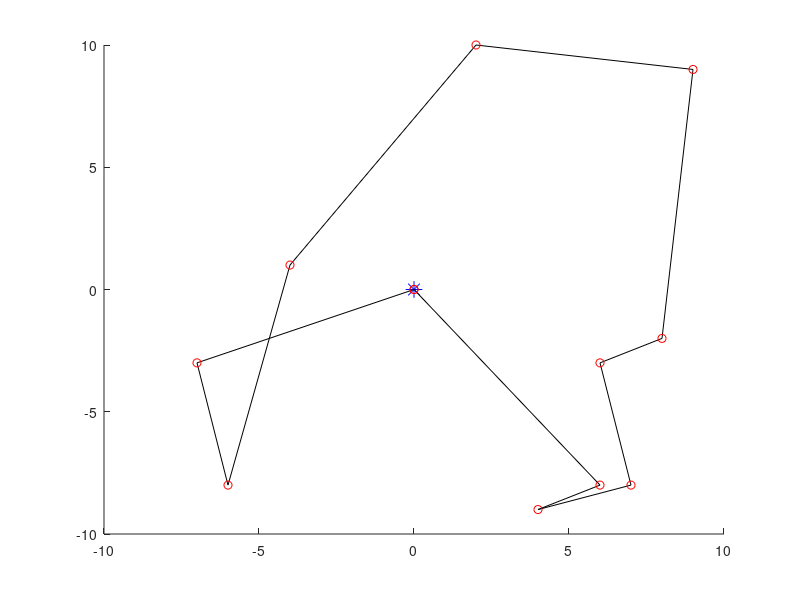
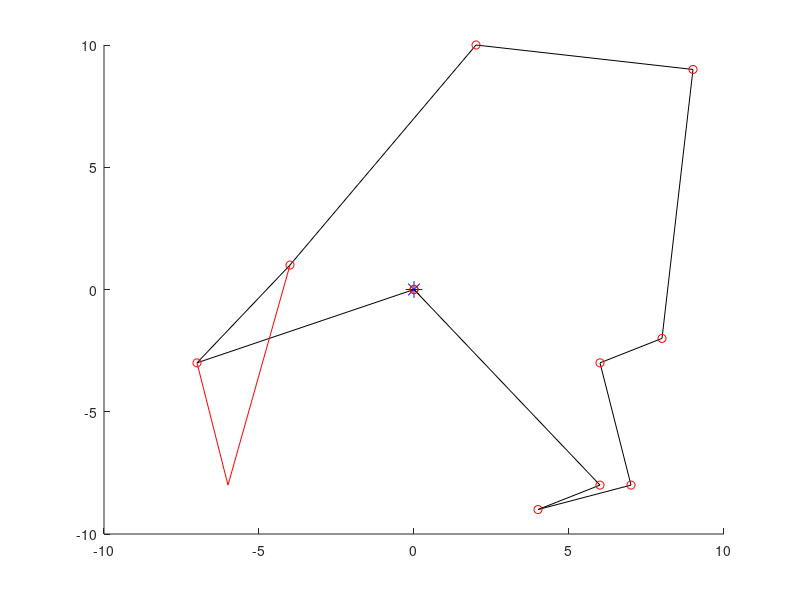
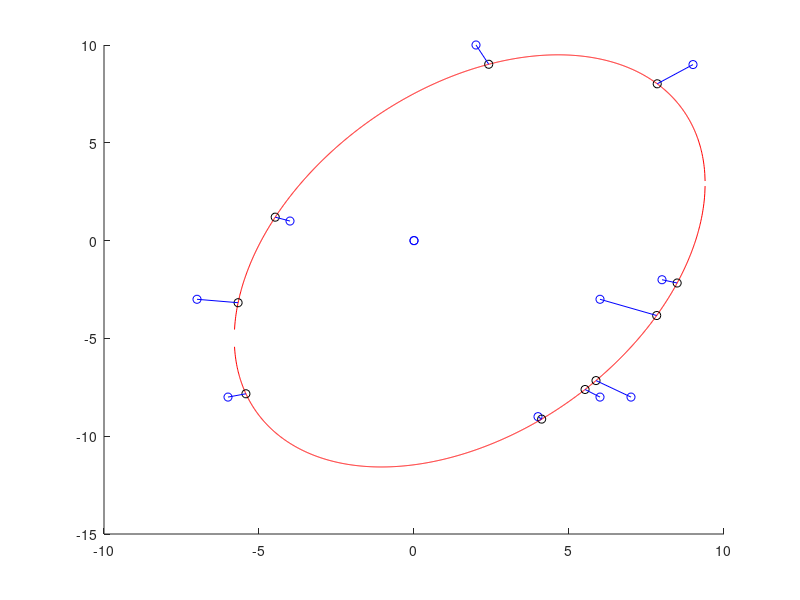

Here is the MATLAB script that generated these plots, in order:
function[] = TDRA( )
% This main function will execute the entirety of the Truck and Drone 
% routing algorithm. 

%%%
% When it comes to calculating the "travel time between two customers" we will 
% use the distance between the two nodes for trucks. When calculating the 
% travel time between two customers by UAV, we will use the distance but 
% divided by a speed factor of 1.5.
%%%

    % Variables 
    %      C0            Set of customer locations with depot as the starting
    %                     location where C0.x is the x location of the
    %                     customers and C0.y is the y locations of the
    %                     customers. 
    %       c            Number of customers
    %       U            Set of drones
    %       u            Number of drones
    % aafDistancesTruck  Travel times between two customers i & j by truck
    %     soln           Our representation of the solution where:
    %                      ansoln.Part1 represents the sequence of customers
    %                          visited by the truck
    %                      ansoln.Part2 represents the assignment of
    %                          customers to UAVs & also the sequence of
    %                          visits by each UAV
    %                      ansoln.Part3 represents the launch locations of
    %                          each UAV for every flight
    %                      ansoln.Part4 represents the reconvene locations of
    %                          each UAV for every flight
    %       Rmax         Maximum number of iterations that our heuristic
    %                      will run
    %       WeightInfo   The weight of each heuristic which serves as an
    %                      indicator of the performance of the heuristic

    
    
    
    % Generate customer locations
%     C0.x = (50 - -50)*rand(1, 4) + -50;
%     C0.y = (50 - -50)*rand(1, 4) + -50;
%     C0.x = [ 0 -10 0 0 ]; % we treat the first slot as the depot;
%     C0.y = [ 0 0 -10 -5 ];  % we treat the first slot as the depot;
%     C0.x = [ 0 randi([-10, 10], 1, 10) 0 ];
%     C0.y = [ 0 randi([-10, 10], 1, 10) 0 ];
    
    C0.x = [ 0 -4 -7 -6 4 6 2 9 8 7 6 0 ];
    C0.y = [ 0 1 -3 -8 -9 -3 10 9 -2 -8 -8 0];
    
% %          0  1  2  3  4  0   Customer ID
% %          1  2  3  4  5  6   Indices
%     C0.x = [ 0  8  6 -7  1  0 ];
%     C0.y = [ 0 -2 -3 -3  2  0 ];

%            0  1  2  3  4  5  6  0  Customer ID
%            1  2  3  4  5  6  7  8  Indices
%     C0.x = [ 0 -2 -3  2  2  7 -4  0 ]; 
%     C0.y = [ 0  4  1  4  3  1  3  0 ]; 

% 
%     C0.x = [0, 1, 2, 3, 3, 2, 1, 0 ]
%     C0.y = [0, 1, 1, 0.1, -1, -1, -1, 0]

%%%%%%%%%%%%%%%%%%%%%%%%Testing ellipse fitting %%%%%%%%%%%%%%%%%%%%%%%%
% Slanted ellipse
%     C0.x = [ 1, 2, 3, 4, 4.5, 5, 5.5, 6, 6, 5.7, 5.5, 5, 4, 3, 1, ...
%              -1, -3, -6, -7, -7.5, -7, -6, ...
%              -3, -2, -1, -4, -5];
%     C0.y = [ 7, 6, 5, 4, 3, 2, 0.5, -1, -1.5, -3.5, -4, -5, -5.3, -5.2, -4.5,...
%              8, 8, 7, 6, 4, 2, 0, ...
%              -2.5, -3, -3.5, -1.5, -1];
    

% Ellipse along x axis; This works well 
%     C0.x = [ -3, -2.5, -2, -1.5, -1, -.5, 0, .5, 1, 1.5, 2, 2.5, 3, -3, -2.5, -2, -1.5, -1, -.5, 0, .5, 1, 1.5, 2, 2.5, 3 ];
%     C0.y = [ 0.54, 1.06, 1.34, 1.52, 1.64, 1.71, 1.73, 1.71, 1.64, 1.54, 1.34, 1.06, .54, -0.54, -1.06, -1.34, -1.52, -1.64, -1.71, -1.73, -1.71, -1.64, -1.54, -1.34, -1.06, -.54 ];

% Ellipse along y axis
%     C0.x = [ 0 [ -2 : 0.5 : 2 ] [ -2 : 0.5 : 2 ] 0]
%     C0.y = [0 sqrt( 1 - (C0.x(1 : 9).^2)/4 ) [ -1*sqrt( 1 - (C0.x(10 : 18).^2)/4 ) ] 0 ]
    



    % Plot the customer locations
%     hold on
%     figure( 1 );
%     plot(0,0,'b*', 'MarkerSize', 12)
%     plot(C0.x, C0.y, 'bo')
%     hold off

    
    % Numbers of customers (excluding the depot) 
    c = length(C0.x) - 2;
    
    % Number of drones
    U = [1, 2];
    u = length(U);
    
    % Initial and final temperature (Inputs for SA)
    T0 = 90;
    TFinal = 0.01; 
    Beta_SA = 0.99;
    Imax = 20;
    
    % Calculate the distances between each all points
    % Here, our first row of the columns is how far our depot is from each 
    % of the customers. 
    aafDistances = calculateDistances(C0.x, C0.y);
    
    
    % Initialize solution data structure
    soln.anPart1 = zeros(1, length(C0.x));  % the Truck Route
    soln.anPart2 = [-1];  % Assignment of customers to UAVs
    soln.anPart3 = [-1];  % Launch locations of the UAVs
    soln.anPart4 = [-1];  % Reconvene locations of the UAVs
    
    
    % Generate initial solution s, to the STRPD based on SA
    s = simulatedAnnealing(c, aafDistances, soln, T0, TFinal, Beta_SA, Imax, u);
    
%%%%%%%%%%%%%%%%%%%%%%%%%%%%%%%%%%%%%%%%%%%%%%%%%%%%%%%%%%%%%%%%%%%%%%%%
    % Test plotting our path with drones
    % THis is correct btw
%     s.anPart1 = [ 0 4 2 3 0 ];
%     s.anPart3 = [ 2 -1 ];   % These indices refer to the cell number in part 1, so this is wrong. 
%     s.anPart2 = [ 1 -1 ];   % visits customer 1
%     s.anPart4 = [ 3 -1 ];   % returns to index 2 of s.anPart1 (which is customer 3)
% 
%     s.anPart1 = [ 0 4 3 1 2 0 ];    % MOST RECENT TEST
%     s.anPart3 = [ 1 -1 4 ];
%     s.anPart2 = [ 5 -1 6 ];
%     s.anPart4 = [ 3 -1 5 ]; 
    
%     s.anPart1 = [ 0 4 2 0 ];
%     s.anPart3 = [ 2 3 -1 ];   % These indices refer to the cell number in part 1, so this is wrong. 
%     s.anPart2 = [ 1 3 -1 ];   % visits customer 1
%     s.anPart4 = [ 3 4 -1 ];   % returns to index 2 of s.anPart1 (which is customer 3)

%     s.anPart1 = [ 0 4 2 0 ];
%     s.anPart3 = [ 2 -1 3 ];   % These indices refer to the cell number in part 1, so this is wrong. 
%     s.anPart2 = [ 1 -1 3 ];   % visits customer 1
%     s.anPart4 = [ 3 -1 4 ];   % returns to index 2 of s.anPart1 (which is customer 3)

%     s.anPart1 = [ 0 4 2 0 ];
%     s.anPart3 = [ 2 -1 3 ];   % These indices refer to the cell number in part 1, so this is wrong. 
%     s.anPart2 = [ 1 -1 3 ];   % visits customer 1
%     s.anPart4 = [ 3 -1 4 ];   % returns to index 2 of s.anPart1 (which is customer 3)
%%%%%%%%%%%%%%%%%%%%%%%%%%%%%%%%%%%%%%%%%%%%%%%%%%%%%%%%
%%%%%%%%%%%%%%%%%%%%%%%%%%%%%%%%%%%%%%%%%%%%%%%%%%%%%%%%%%%%%%%%%%%%%%%%

    % Plot the truck and drone route
    plot_route( C0, s, 1);
    
    
    % Initialize best solution, the rsult of the best solution, the 
    % iteration number, and the temperature
    s_best = s;
    fs_best = f(aafDistances, s_best, u);
    
    
    % Elliptical stuff
    solnOut = ellipticalCustomerAssignment( s_best, C0, u);
    
    % ALAN FIX THIS
    % The reason our plot isn't working too well is because for whatever
    % reason, the solnOut is choosing to return to a customer location that
    % is further away than the one it should be returning to . 
    hold on; 
    plot_route( C0, solnOut, 4)
    hold off; 
    
    f(aafDistances, solnOut, u)

    % This is line 4 of Algorithm 1: Outline of the TDRA
    solnTest = apply_heuristic_2_opt(solnOut, C0, aafDistances)

    WeightInfo = weight_init();

    Rmax = 10; 
    for iIter = 1 : Rmax
        nHeuristic = select_heuristic(WeightInfo);
    end
    
end

%%%%%%%%%%%%%%%%%%%%%%%%%%%%%%%%%%%%%%%%%%%%%%%%%%%%%%%%%%%%%%%%%%%%%%%%%%%
function[ ] = plot_route( C0, s, fig_num ) 
% plot_route will take in the customer locations & the initial solution
% produced via the Simulated annealing method. It will then plot the route 
% the truck will take. 
% Input 
%   C0      The locations of all the customers
%   s       The route we are plotting 
%   u       The number of drones 
%  fig_num  The number of the figure
% Output
%   

    % Variables
    %    a, b     Placeholder variables for the coordinates 
    %  nCustInd   counter to keep track of the customer indices 
    
    % Plot the truck route
    nCustInd = 2;
    a = [ 0 ]; 
    b = [ 0 ]; 
    
    % Fill in these a and b arrays
%     for i = s.anPart1( 2 : length(C0.x) - 1 )
    for i = s.anPart1( 2 : length(s.anPart1) - 1)
        a(nCustInd) = C0.x(i+1);
        b(nCustInd) = C0.y(i+1);
        nCustInd = nCustInd + 1; 
        a;
        b;
    end

    a(end + 1) = 0;
    b(end + 1) = 0;


        
    % Initialize the coords visited by the drones
    aanDrones = zeros(length(s.anPart2)-1, 6);
    
    C0;
    s; 
    % Fill in this matrix
    for iCustomer = 1 : length(s.anPart2)        
        if s.anPart2(iCustomer) == -1
            aanDrones( iCustomer, : ) = -1*ones(1, 6);
%             aanDrones = [ aanDrones ; -1*ones(1, 6) ]
            
        else
            aanDrones(iCustomer, 1) = C0.x(s.anPart1(s.anPart3(iCustomer)) + 1);
            aanDrones(iCustomer, 4) = C0.y(s.anPart1(s.anPart3(iCustomer)) + 1);

            aanDrones(iCustomer, 3) = C0.x(s.anPart1(s.anPart4(iCustomer)) + 1);
            aanDrones(iCustomer, 6) = C0.y(s.anPart1(s.anPart4(iCustomer)) + 1);

            aanDrones(iCustomer, 2) = C0.x(s.anPart2(iCustomer) + 1);
            aanDrones(iCustomer, 5) = C0.y(s.anPart2(iCustomer) + 1);
        end
    end
    
    
    
    % Plot the drone route
    aColors = ["r--", "b--", "g--", "k--", "m--"];
        
    % 
    aDimensions = size(aanDrones);
    
    % Plot this stuff
    figure(fig_num)
    hold on; 
    plot(0,0,'b*', 'MarkerSize', 12)
    plot(a, b, 'k-')
    plot(a, b, "ro")
    
    iDrone = 1; 
    for iRow = 1 : aDimensions 
        x = [ 0 ];
        y = [ 0 ]; 
        
        if aanDrones(iRow, 1) == -1
            iDrone = iDrone + 1; 
        else
            for iCol = 1 : 3
                x(iCol) = aanDrones(iRow, iCol);
                y(iCol) = aanDrones(iRow, iCol+3);
            end
            
            plot(x, y, aColors(iDrone));
        end
    end
    hold off; 
end

function[ aafDistances ] = calculateDistances( x, y )
% calculateDistances will calculate the distances between all the points 
%   on the graph
% INPUT
%   x, y   the x and y coordinates of the customers
% OUTPUT
%   aafDistances   An array of distances where D_ij is the distance between 
%                    house i and house j; this matrix should be symmetric

    % Variables
    %
    
    % Initialize the distances array
    aafDistances = zeros(length(x));
    
    % Calculate the distances
    for i = 1 : length(x)
        for j = 1 : length(x)
            aafDistances( i, j ) = sqrt( (x(i) - x(j))^2 + (y(i) - y(j))^2 );
        end
    end
    
end

function[ s_best ] = ...
    simulatedAnnealing( c, aafDistances, soln, T0, TFinal, Beta_SA, Imax, u)
% simulatedAnnealing function will take in an array of distances 
% and will generate a random TRP (traveling repairman problem).
% INPUT
%   c              The length of the soln
%  aafdistances    Array of distances between customers
%  soln            Data structure of solution
%   T0             The initial temperature
%   TFinal         The final temperature we want to approach
%  Beta_SA         The cooling schedule for our simulated annealing
%   Imax           The maximum number of iterations
%   u              The numebr of drones
% OUTPUT
%  s_best          Returns the best solution to the TRP 


    % Variables
    %  soln       Data structure with solutions parts 1, 2, 3, and 4 
    %     s       Solution to the TRP problem
    %  s_best     Best solution
    % fs_best     The result of the best solution7
    %     T       The current temperature of our simulated annealing
    

    % Initialize our current and final temperatures
    T = T0;     
    
    % Generate a ranomd TRP (Traveling Repairman Problem) 
    % randomly insert all customers into vector    
    soln.anPart1 = [ 0 randperm(c) 0 ];
    s = soln; % create duplicate of soln for comparison
    
    % Initilaize the best solution and the best result 
    s_best = s;
    fs_best = f(aafDistances, s, u); 
    
    sPrime = soln;
    
    % Run the simulated annealing process
    while T > TFinal
        for i = 1 : Imax 
            % Find neighbor to s
            sPrime.anPart1 = neighbor(s);
            

            
            % Check if neighbor is better than current solution 
            diff = fs_best - f(aafDistances, sPrime, u);
            
            % Check if neighbor is better
            if f(aafDistances, sPrime, u) < f(aafDistances, s_best, u)
                s_best.anPart1 = sPrime.anPart1;
                fs_best = f(aafDistances, sPrime, u); 
            end
            
            % Boltzmann probability time babbbyyyy
            if rand() < exp(-abs(diff) / T)
                s.anPart1 = sPrime.anPart1;
            end
            
        end
        
        % Cooling schedule
        T = Beta_SA * T; 
    end
    
    
    
end

function[ solnOut ] = ellipticalCustomerAssignment( solnIn, C0, k )
% The ellipticalCustomerAssignment heuristic function will take in a soln
% and then will return another solution. 

% INPUT
%  solnIn      This is the input solution
%  C0          The locations (coordinates) of the customers
%  k           Number of drones
% OUTPUT
%  solnOut     This is the output solution

    % VARIABLES
    %    D        The design matrix
    %    C        The constraint matrix
    %    S        Scatter matrix
    %    V        Matrix with columns being the eigenvectors
    %    D        Matrix where diagonals are eigenvalues
    %    g        Anonymous function for distance from point to conic
    %    h        Anonymous function for distance between two points
    % aVectorScaled  The parameters that create our ellipse
    % anSortedTruckCustomers   Vector of truck customers sorted by distance
    %                          to ellipse
    % aafDistances  Get the distances between all the points
    
    
    % Create matrix of distances
    aafDistances = calculateDistances(C0.x, C0.y);
    
    % Assign initial variables 
    solnOut = solnIn; 
    fSolnOut = f( aafDistances, solnIn, k);
    
    % Fit an ellipse to C0 
    % First create our design matrix
    D = zeros(length(C0.x) - 1, 6);
    for iRow = 1 : length(C0.x) - 1
        D( iRow, 1 ) = (C0.x(iRow))^2;
        D( iRow, 2 ) = C0.x(iRow) * C0.y(iRow);
        D( iRow, 3 ) = (C0.y(iRow))^2;
        D( iRow, 4 ) = C0.x(iRow);
        D( iRow, 5 ) = C0.y(iRow);
        D( iRow, 6 ) = 1;
        

    end
    
    
    % Next our constraint matrix
    C = zeros(6); 
    C(1, 3) = 2;
    C(3, 1) = 2;
    C(2, 2) = -1; 
    
    % Create scatter matrix
    S = D' * D;
    
    % Find our eigenvalues and eigenvectors
    [ eigenvector, eigenvalue ] = eig( S, C );
    
    % Find the smallest eigenvalue
    fMinDiag = inf;
    for iDiagonal = 1 : 6
        if eigenvalue(iDiagonal, iDiagonal) > 1e-6 && eigenvalue(iDiagonal, iDiagonal) < fMinDiag
            iMinDiag = iDiagonal;
            fMinDiag = eigenvalue(iDiagonal, iDiagonal);
        end
    end
    
    
    % Scale the parameters so that a'C*a = 1
    aVector = eigenvector( :, iMinDiag );
    fScaling = aVector' * C * aVector;
    aVectorScaled = aVector / sqrt(fScaling);
        
    
    % This function gives us the algebraic distance of any point (x, y)
    % from the conic. 
    g = @( a, x, y) (a(1)*x.^2 + a(2).*x.*y + a(3)*y.^2 + a(4)*x + a(5)*y + a(6));
    
    
    % Create functions from the quadratic formulas    
    fplus  = @(a, x) ( -(a(2)*x + a(5)) + sqrt( (a(2)*x + a(5)).^2 - 4*a(3)*(a(1)*x.^2 + a(4)*x + a(6)) ) ) / (2*a(3));
    fminus = @(a, x) ( -(a(2)*x + a(5)) - sqrt( (a(2)*x + a(5)).^2 - 4*a(3)*(a(1)*x.^2 + a(4)*x + a(6)) ) ) / (2*a(3));
    
    
    % Create array of points
    afXData = [ min(C0.x) - 10 : 0.01 : max(C0.x) + 10 ];
    % Check to see if the x and y are imaginary
    counter = 1;
    for x = afXData
        if isreal(fplus( aVectorScaled, x )) && fplus( aVectorScaled, x) ~= 0
            afXGoodData(counter) = x;
            afYDataPositive(counter) = fplus( aVectorScaled, x ); 
        end
        
        if isreal(fminus( aVectorScaled, x )) && fminus( aVectorScaled, x) ~= 0
            afYDataNegative(counter) = fminus( aVectorScaled, x );
        end
        
        if isreal(fminus( aVectorScaled, x )) && isreal(fplus( aVectorScaled, x ))
            counter = counter + 1; 
        end
        
        
    end
               
    
    % Plot the points
    figure(12345)
    hold on; 
    plot(C0.x, C0.y, 'bo')
    plot(afXGoodData, afYDataPositive, 'r-')
    plot(afXGoodData, afYDataNegative, 'r-')
    

    
    % Given a customer point (xi, yi), find the point (x, y) on an ellipse
    % that minimizes the distance between (xi, yi) and (x, y)
    
    % Set the max number of iterations, the threshold
    % for convergence
    nMax = 30; 
    fThreshold = 10^(-6);
    
    % Hard code the function and its jacobian
    h = @(x, y, lambda, xi, yi, a) ...
        [ 2*x - 2*xi + 2*a(1)*x*lambda + a(2)*lambda*y + a(4)*lambda; 
          2*y - 2*yi + a(2)*lambda*x + 2*a(3)*lambda*y + a(5)*lambda; 
          a(1)*x^2 + a(2)*x*y + a(3)*y^2 + a(4)*x + a(5)*y + a(6) ];

    h_jacobian = @(x, y, lambda, xi, yi, a) ...
        [ 2 + 2*a(1)*lambda, a(2)*lambda, 2*a(1)*x + a(2)*y + a(4); 
          a(2)*lambda, 2 + 2*a(3)*lambda, a(2)*x + 2*a(3)*y + a(5); 
          2*a(1)*x + a(2)*y + a(4), a(2)*x + 2*a(3)*y + a(5), 0 ];
      
   % Initialize ellipse points
   afEllipse.x = [];
   afEllipse.y = [];
   
   % Initialize vector of distances
   afDistanceFromEllipse = zeros(1, length(C0.x)-2); 
    
   %Instead of iterating through the length of the arrays, iterate through   
   for nCustomer = solnIn.anPart1(2 : end - 1)
       % Set initial guess
       %                  x                y        lambda
       afGuess = [ C0.x(nCustomer + 1); C0.y(nCustomer + 1); 0 ]; 
       
       
       % Get the unknowns
       [ ae_vals, j, aUnknowns ] = ... 
           newtons_method( nMax, afGuess, fThreshold, h, h_jacobian, aVectorScaled, C0, nCustomer+1);
       
       % Plot the point on the ellipse
       plot(aUnknowns(1, j-1), aUnknowns(2, j-1), 'ko')
       
       % Store the ellipse point
       afEllipse.x = aUnknowns(1, j-1);
       afEllipse.y = aUnknowns(2, j-1); 
       
       % Calculate the distance between customers and closest pt on ellipse
       afDistanceFromEllipse( nCustomer ) = sqrt( (afEllipse.x(end) - C0.x(nCustomer+1))^2 + ...
           (afEllipse.y(end) - C0.y(nCustomer+1))^2 );
       
       % Plot those thangs 
       plot( [ C0.x(nCustomer+1); afEllipse.x ], [C0.y(nCustomer+1); afEllipse.y], 'b-' )
%        [ C0.x(nCustomer); afEllipse.x ]
% %        for i = 1 : length(C0.x)
% %            plot( [ C0.x(nCustomer+1); afEllipse.x(nCustomer) ], [C0.y(nCustomer+1); afEllipse.y(nCustomer)], 'b-' )
% %        end
% %        hold off; 
             
              % Final Output Lines
%        fprintf("\n")
%         fprintf("Final Output Line for Part (a)\n")
%         fprintf("Current k    |      e^(k+1)     |      x^(k+1)\n" );
%         fprintf("  %4d       |   %10.10f   |   [ %2.6f ; %2.6f; %2.6f ]   \n", k-2, ae_vals(k-1), aUnknowns(1, k-1), aUnknowns(2, k-1), aUnknowns(3, k-1))
       
   end
    
   hold off;
   
   
   % Sort the customer in descending order from distance to the ellipse
   afDistanceFromEllipse;
   [ afSortedDistances, anSortedTruckCustomers ] = sort( afDistanceFromEllipse, 2, "descend" );

   afSortedDistances;
   anSortedTruckCustomers;
   
   
   % Get the distance matrix (the distances between all the points)
   aafDistances = calculateDistances(C0.x, C0.y); 
   
   
    % Now we start looping until no feasible position is available for
    % customers in the list for re-insertion in UAV routes
%     feasible = 1;  %
    temp_counter = 0;     % this temporary counter will eventually be removed, 
                          % it is taking place of the feasibility thing
           
    bDone = 0;


    
% if for one iteration of the repeat loop, doesn't improve. 


    while ~bDone 
        % Initialize the "previous" best waiting time
        fTotalWaitingTimePrev = fSolnOut; 

        for i = 1 : length(anSortedTruckCustomers)           
            % Store the index of customer i in anSortedTruckCustomers
            jCust = anSortedTruckCustomers(i);  % customer index at index i in anSortedTruckCustomers
            
            % Select customer c_j in the list & remove it from truck route
            solnRemovedCustomer = soln_remove_truck_customer(solnIn, jCust);

%             %%%%% TEMPORARY STUFF REMOVE AFTER TESTING %%%%%
%             solnIn.anPart1 = [0 10 9 8 7 3 5 6 0];
%             solnIn.anPart3 = [ 1 6 -1 2 3 6];
%             solnIn.anPart2 = [11 1 -1 12 4 2];
%             solnIn.anPart4 = [3 7 -1 3 6 7];
%             solnIn
%             jCust = 8  % This is the customer we will be removing
%             %%%%% TEMPORARY STUFF REMOVE AFTER TESTING %%%%%
            
            % Check all potential positions in truck route
            for iTruckStop = 2 : length(solnIn.anPart1) - 1
                % Insert the customer in the truck route
                insertedTruckSoln = ...
                    soln_insert_truck_customer(solnRemovedCustomer, jCust, iTruckStop);
                
                
                % Check feasibility 
                % Totally checking feasibility, yep looks super great
                bFeasible = check_feasibility(insertedTruckSoln);           
                
                % Calculate the total waiting time
                fTruckInsertionWaitingTime = f( aafDistances, insertedTruckSoln, k ); 

                % Compare this s to our original s_out
                if bFeasible && (fTruckInsertionWaitingTime < fSolnOut)
                    solnOut = insertedTruckSoln; 
                    fSolnOut = fTruckInsertionWaitingTime; 
                end
            end

            % Intialize feasibility for inserting customer into drone
            bFeasible = 1; 
            
            indexindexindex = 1;
            % Check all potential positions in drone route
            for iDrone = 1 : k
                for iStopLeave = 1 : length(solnRemovedCustomer.anPart1)
                    for iStopReturn = iStopLeave + 1 : length(solnRemovedCustomer.anPart1)
                        % Insert the customer in the truck route
                        insertedDroneSoln = ... 
                            soln_add_drone_customer(solnRemovedCustomer,...
                            jCust, iDrone, iStopLeave, iStopReturn);

                        % Check feasibility
                        if (insertedDroneSoln.anPart3(2) == -3 && insertedDroneSoln.anPart2(2) == 3 && insertedDroneSoln.anPart4(2) == 4)
                            asdfasdf = 123; 
                        end
                        bFeasible = check_feasibility(insertedDroneSoln, C0, aafDistances);

                        % Let's check what it looks like
%                         hold on; 
%                         plot_route( C0, insertedDroneSoln, indexindexindex)
%                         hold off;
                        
                        % Calculate the total waiting time
                        % note: when calculating wait times, we are using
                        % the CURRENT soln.anPart1 
                        fDroneInsertionWaitingTime = f( aafDistances, insertedDroneSoln, k); 

                        % Compare this to the solnOut
                        if bFeasible && (fDroneInsertionWaitingTime < fSolnOut)
                            solnOut = insertedDroneSoln; 
                            fSolnOut = fDroneInsertionWaitingTime; 
                        end

                        indexindexindex = indexindexindex + 1; 
                    end
                end
            end
        end % here here here


        % Remove the customer from the list
        anSortedTruckCustomers(1) = []; 


        % right here
        if fTotalWaitingTimePrev <= fSolnOut 
            bDone = 1; 
        end
    end

end

function[ ae_vals, k, aUnknowns ] = ...
    newtons_method( nMax, afGuess, fThreshold, h, h_jacobian, a, C0, iCustomer )
% Newton's method will approximate the roots of our function h. For this
% particular problem, h is the gradient of our distance formula. 
% Input
%   nMax               The maximum number of iterations
%   afGuess            Our initial guess
%   fThreshold         The threshold for convergence
%   h                  The function we are trying to find the root of 
%   h_jacobian         The jacobian of function h
%   aVectorScaled      The paramters we found to create our ellipse
%   C0                 Our set of customers
%   iCustomer          The current customer we are at
% Output
%   ae_vals            Array of error values
%   k                  Number of iterations
%   aUnknowns          Array of unknowns we are trying to find

    % Local Variables
    %  k           Number of iterations it took to converge
    %  e           The error value
    %  xi          x coordinate of the customers
    %  yi          y coordinate of the customers
    
    % Initialize k values and error value e
    k = 1; 
    e = 99;   % absurd error value
    
    % Create variables for the x and y coordinates of the customers
    xi = C0.x(iCustomer); 
    yi = C0.y(iCustomer); 
    
    % Initialize vector to hold the updating x, y, and lambda values and
    % vector for e values
    aUnknowns = zeros(3, nMax); 
    ae_vals = zeros(1, nMax); 
    aUnknowns(:, 1) = afGuess; 
    ae_vals(1) = e; 
    
    % Run Newton's Method for the vector case
    while k < nMax + 2 && ae_vals(k) > fThreshold
        aUnknowns(:, k+1) = aUnknowns(:, k) - ... 
            h_jacobian(aUnknowns(1, k), aUnknowns(2, k), aUnknowns(3, k), xi, yi, a) \ ...
            h(aUnknowns(1, k), aUnknowns(2, k), aUnknowns(3, k), xi, yi, a ); 
        
        % Calculate the error
        ae_vals(k+1) = norm( aUnknowns(:, k+1) - aUnknowns(:, k) );
        
        % Print k, the error and the value
%         fprintf("Current k    |      e^(k+1)     |      x^(k+1)\n" );
%         fprintf("  %4d       |   %10.10f   |   [ %2.6f ; %2.6f; %2.6f ]   \n", k-1, ae_vals(k+1), aUnknowns(1, k+1), aUnknowns(2, k+1), aUnknowns(3, k+1))
        
        % Update k 
        k = k + 1; 
    end
end

function[ solnOut ] = soln_remove_truck_customer(solnIn, jCust)
% The soln_remove_truck_Customer function takes in a solution structure and
% the customer j that we will be removing from the truck route. It will
% first loop over soln.anPart1 to find jCust. Then it will "remove him" by
% esentially shifting everyone in solnIn.anPart1 after him down by 1. 
% Input
%  solnIn     The solution we are currently working with
%  jCust      The customer we will be removing from part 1 of solnIn
% Output
%  solnOut    The resulting solution

    % Local variables
    %  iCustomer     counter variable to keep track of the customer index
    %  
    
    % Loop over soln.anPart1 to find jCust
    for iCustomer = 1 : length(solnIn.anPart1)
        if solnIn.anPart1(iCustomer) == jCust
            jCustIndex = iCustomer; 
        end
    end
    
    % Remove jCust and shift everyone down
    solnIn.anPart1(jCustIndex) = [];
    solnIn.anPart1;

    % Shift things in part 3 and part 4 that are after the removal slot
    % down by 1
    nDroneCounter = 1; 
    for nIndex = 1 : length(solnIn.anPart3)
        if solnIn.anPart3(nIndex) < 0
            nDroneCounter = nDroneCounter + 1;
            
        else
            if solnIn.anPart3(nIndex) > jCustIndex  % "if it comes after"
                solnIn.anPart3(nIndex) = solnIn.anPart3(nIndex) - 1;  
            end
            
            if solnIn.anPart4(nIndex) > jCustIndex
                solnIn.anPart4(nIndex) = solnIn.anPart4(nIndex) - 1; 
            end
        end
    end
    
    % Return the solnOut
    solnOut = solnIn; 
  
end

function[ solnOut ] = soln_insert_truck_customer(solnIn, jCust, iStop)
% The soln_insert_truck_customer method will take in the solution, the
% jCustomer we will be inserting, and the place where the truck will be
% inserted. 
% Inputer
%    solnIn    The input solution
%    jCust     the customer that will be inserted
%    iStop     Where the truck will be placed

    % Local Variables
    %
    
    % Initialize the out solution 
    solnOut = solnIn;
    
    % First insert values 1 to iStop - 1
    solnOut.anPart1 = solnIn.anPart1(1 : iStop - 1);
    
    % Next insert jCust
    solnOut.anPart1(iStop) = jCust; 
    
    % Next insert the remaining values iStop to the end of the array
    solnOut.anPart1 = [ solnOut.anPart1 solnIn.anPart1(iStop : end)]; 
    
    % Update anPart3 and anPart4
    nDroneCounter = 1; 
    for nIndex = 1 : length(solnIn.anPart3)
        if solnIn.anPart3(nIndex) < 0
            nDroneCounter = nDroneCounter + 1; 
        else
            if solnIn.anPart3(nIndex) >= iStop
                solnOut.anPart3(nIndex) = solnIn.anPart3(nIndex) + 1; 
            end
            
            if solnIn.anPart4(nIndex) >= iStop
                solnOut.anPart4(nIndex) = solnIn.anPart4(nIndex) + 1; 
            end
        end
    end             
end

function[ solnOut ] = ...
    soln_add_drone_customer(solnIn, jCust, iDrone, iStopLeave, iStopReturn)
% soln_add_drone_customer will take in the current solution data structure,
% the customer we will be including, the drone that will be delivering to
% it as well as where the drone will be departing from and arriving to. 
% Input
%  solnIn       Current solution
%  jCust        Customer we are inserting
%  iDrone       The drone that will be delivering to that customer
%  iStopLeave   The index from which the drone will be leaving (based off
%                of the indices from soln.anPart1) 
%  iStopReturn  The index where the drone will be returning (also based off
%                of the indices from soln.anPart1)

% Output
%  solnOut      The resutling solution. 

    % Local variable
    % iPart3Drone     The drone we are currently looking at in part 3
    
    
    % Find the drone we are looking for in solnIn.anPart3
    iPart3Drone = 1;                   
    nDroneCounter = 1;
    
    % Initialize the solnOut
    solnOut = solnIn; 
    
    solnIn;
    while (nDroneCounter ~= iDrone)
        % If we hit a separator (-1) increment the drone
        if (solnIn.anPart3(iPart3Drone) == -1)
            nDroneCounter = nDroneCounter + 1; 
        end
        iPart3Drone = iPart3Drone + 1; 
    end
    
    
    % Look for where iStopLeave fits in solnIn.anPart3 (start from
    % iPart3Drone)
    bPlaced = 0;
    iLeavePlacement = iPart3Drone; 
    while (~bPlaced)        
        % In the case that we want to assign drone n a customer, but there
        % are currently no drone n customers
        if iLeavePlacement > length(solnIn.anPart3)
            % Insert placeholder slot
            solnOut.anPart3(end + 1) = 0;
            solnOut.anPart2(end + 1) = 0; 
            solnOut.anPart4(end + 1) = 0; 
        end
                    
        if (solnOut.anPart3(iLeavePlacement) < iStopLeave)
            % Then we place it in index iLeavePlacement
            bPlaced = 1; 
            
        else
            % We iterate through
            iLeavePlacement = iLeavePlacement + 1; 

        end
    end
    
    
    % Shift oclumns in Part 3 up by 1
    % Shift the columns at & abova where it goes to the right by 1
    solnOut.anPart3 = solnIn.anPart3(1 : iLeavePlacement - 1); 
    
    % Insert the index it will be leaving from
    solnOut.anPart3(iLeavePlacement) = iStopLeave;
    
    % Insert the remaining values iStopLeave to the end of the array
    solnOut.anPart3 = [ solnOut.anPart3 solnIn.anPart3(iLeavePlacement : end) ];
    
    % ----
    % Shift columns in Part 2 up by 1
    % Shift the columns at & abova where it goes to the right by 1
    solnOut.anPart2 = solnIn.anPart2(1 : iLeavePlacement - 1);
    
    % Insert the customer jCust
    solnOut.anPart2(iLeavePlacement) = jCust; 
    
    % Insert the remaining values iStopLeave to the end of the array
    solnOut.anPart2 = [ solnOut.anPart2 solnIn.anPart2(iLeavePlacement : end) ]; 
    
    
    % ----
    % Shift the columns in Part 4 up by 1
    % Shift the columns at & above where it goes to the right by 1
    solnOut.anPart4 = solnIn.anPart4(1 : iLeavePlacement - 1);

    % Insert the customer return index
    solnOut.anPart4( iLeavePlacement ) = iStopReturn; 
    
    % Insert the remaining values iStopLeave to the end of the array
    solnOut.anPart4 = [ solnOut.anPart4 solnIn.anPart4(iLeavePlacement : end) ]; 
    
    
    solnOut;      
end

function[ sPrime ] = neighbor( soln )
% The neighbor function will implement the well-known 2-opt method for
% creating neighbors for our current solution s. Here, we must note that
% our 2-opt method will switch two customers within the vector of Parts 1
% and 2. The customers are selected randomly. Our 2-opt is a local search
% heuristic.

% INPUT
%   soln       Current solution data structure.
% OUTPUT
%  sPrime      A neighbor to input solution soln

    % Variables
    %    sPrime    The soln.anPart1 which is the neighbor to our original 
    %                soln.anPart1  
    %  randIndex1  The index of the customer that will be switched out from
    %                part 1 of the soln data structure
    %  randIndex2  The index of the customer that will be switched out from
    %                part 2 of the soln data structure. 
    %    nTemp     A temporary variable that holds the customer at index 
    %                randIndex1
    
    
    % Randomly pick two customer indices from anPart1 
    randIndex1 = -1;
    randIndex2 = -1;
    
    % Make sure that we don't pick the same two indices
    while randIndex1 == randIndex2
        randIndex1 = randi([2, length(soln.anPart1)-1]);
        randIndex2 = randi([2, length(soln.anPart1)-1]); 
    end
    
%     fprintf("Before switching: \n")
%     soln.anPart1
    
    % Switch their positions in soln.anPart1
    nTemp = soln.anPart1(randIndex1);
    soln.anPart1(randIndex1) = soln.anPart1(randIndex2);
    soln.anPart1(randIndex2) = nTemp; 
    
% %     fprintf("after switching: \n")
%     soln.anPart1
    
    % Return the new neighbor to the input solution
    sPrime = soln.anPart1;
    
end

function[ fTotalWaitTime ] = f( aafDistances, soln, k)
% This function f is our wait time function. In this case, we treat
%  the time = distance for our trucks and we calculate the time for the 
%  drones using a speed factor of 1.5

% INPUT
%   aafDistances    Array of floats containing the distances between custs.
%   soln            Data structure of solutions in parts 1, 2, 3 and 4 
%   k               Number of drones
% OUTPUT
%   fTotalWaitTime  Float of total wait time 
    

    % Variables
    %   alpha         Our speed factor for the drones. 
    %   aSoln         Current solution
    
    
    % Initialize constants
    alpha = 1.5;
    
    
    % Create temporary list of customers
    anCustomers = soln.anPart1;
    
    
    % Initialize total wait time
    fTotalWaitTime = 0;
    
    
    % Create vector arrival and departure times for drones and trucks
    aafDroneArrivalTime = zeros(k, length(aafDistances));
    aafTruckArrivalTime = zeros(1, length(aafDistances));
    aafTruckDepartureTime = zeros(1, length(aafDistances));
    
    
    soln;
    aafDistances;
    
    % Calculate the total wait time for the truck customers
    iPrevious = 1; 
    for iCustomerIndex = 2 : length(soln.anPart1) % Here iCustomerIndex = 1 & = length(soln.anPart1) are the nodes 
        iDrone = 1; % Initialize drone counter
        
        % Calculate the arrival time of the truck to this node        
%         aafTruckArrivalTime(anCustomers(iCustomerIndex) + 1) = ...
%             aafDistances( anCustomers(iCustomerIndex - 1) + 1, anCustomers(iCustomerIndex) + 1 ) ...
%           + aafTruckArrivalTime( anCustomers(iCustomerIndex - 1) + 1);
        aafTruckArrivalTime(anCustomers(iCustomerIndex) + 1) = ...
            aafDistances( anCustomers(iCustomerIndex - 1) + 1, anCustomers(iCustomerIndex) + 1 ) ...
          + aafTruckDepartureTime( anCustomers(iCustomerIndex - 1) + 1);
        
%         "Put this arrival times in aafTruckDepartureTimes and vector and 
%          then update them if they have a drone approaching that same
%          node. So that if there is no drone going towards customer at
%          iCustomerIndex, then they already have something in their truck
%          arrival time vector. That is, we are assuming that no customer
%          has a drone delivering to them. 
%          NOTE: ASSUME INSTANTANEOUS ARRIVAL AND DEPARTURE
        aafTruckDepartureTime(anCustomers(iCustomerIndex) + 1) = ...
            aafTruckArrivalTime(anCustomers(iCustomerIndex) + 1);
        

        
        for iReconveneIndex = 1 : length(soln.anPart4)
            
            % Check if we have an "X" there
            if soln.anPart4(iReconveneIndex) == -1
                iDrone = iDrone + 1;
            end
            
            % Get the arrival time of the drones
            if iCustomerIndex == soln.anPart4(iReconveneIndex) % This means there is a drone flying to this point

                % calculate distance from departure node to customer node
                a = aafDistances( anCustomers(soln.anPart3(iReconveneIndex)) + 1, soln.anPart2(iReconveneIndex) + 1);
                
                % Calculate distance from customer node to arrival node
                b = aafDistances( soln.anPart2(iReconveneIndex) + 1, anCustomers(soln.anPart4(iReconveneIndex)) + 1);
%                 b = aafDistances( soln.anPart2(iReconveneIndex) + 1, anCustomers(soln.anPart4(iReconveneIndex) + 1) );

                
                aafDroneArrivalTime(iDrone, anCustomers(soln.anPart4(iReconveneIndex)) + 1) = (a + b)/alpha;
                
                %%%% WORKS TILL HERE %%%%
                
                % if Truck is there before the drone, it must wait
                if aafTruckArrivalTime(anCustomers(iCustomerIndex) + 1) < ... 
                        max (aafDroneArrivalTime( :, anCustomers(iCustomerIndex) + 1 ) ) ...
                        + aafTruckDepartureTime(anCustomers(iPrevious) + 1) % added this addition bit

                    aafTruckDepartureTime(anCustomers(iCustomerIndex) + 1) = ...
                        max (aafDroneArrivalTime( :, anCustomers(iCustomerIndex) + 1) ) + ...
                        aafTruckDepartureTime(anCustomers(iPrevious) + 1);
                    % do we need to add everything up to this point to the
                    % distance traveled by the drone??
                elseif aafTruckArrivalTime(anCustomers(iCustomerIndex) + 1) > max( aafDroneArrivalTime( :, iCustomerIndex) )
                    % If the drone is there before the truck
                    aafTruckDepartureTime(anCustomers(iCustomerIndex) + 1) = aafTruckArrivalTime( anCustomers(iCustomerIndex) + 1);
                end
                    
            end
            
        end
       iPrevious = iPrevious + 1;  
    end
    
    
    % Get the total waiting time 
    fTotalWaitTime = aafTruckDepartureTime( soln.anPart1(end - 1) + 1 ); 


%     %% NOTES
%     % WE MIGHT HAVE TO CREATE IF STATEMENT FOR WHAT TO RETURN. For example,
%     % if the last customer is visited by a drone and arrives there before
%     % the truck, we are not interested in waiting for the truck to get
%     % there (since our drone would have already delivered to the customer).
%     %   In this case we don't want to return the aafTruckDepartureTime. 
% 
%     % Potential Fix: in the case that we visit a customer and the drone
%     % gets there faster, IF there is a customer to visit afterwards, THEN
%     % we choose the higher time. ELSE (last customer), we take the minimum.
%     % Look at the picture titled "ECA_fig1"

end

function[ bFeasible ] = check_feasibility( solnIn, C0, aafDistances )
% This function will check the feasibility of the solution that is passed 
% in. It will check that several requirements are satisfied: 
% FOR DRONES: 
% - Travel distance for each drone <= max
% - Leaving stop of drone (part 3) < returning stop of drone (part 4)**
% - No overlapping drone trips (we don't give a drone in the air a delivery)
%       - for each slot in part 4, make sure entry in slot+1 of part 3 is 
%         >= the part 4 value
% GENERAL: 
% - Make sure each customer is delivered to 
% - Battery pack availability/battery life for consecutive trips
% - No out and back trips (covered by **) (part3 == part4)
% TRUCK: 
% - truck must start and end at the depot
% Input
%  solnIn         Input solution
%  C0             The customer locations
%  aafDistances   The distances between customer nodes
% Output
%   bFeasible  Boolean value that is true if the solution is feasible; 
%               false otherwise

    % Local variables
    %  maxDistance     The max distance a drone can fly
    %  alpha           Drone flight multiplier constant
    %  fDroneDistance  The distance flown by a specific drone

    % Initialize drone flight multiplier constant
    alpha = 1.5;

    % Initialize maxDistance variable
    maxDistance = 10; 
    
    % Initialize bFeasible to true
    bFeasible = 1; 

    % Create variable for all of the customers
    anCustomers = solnIn.anPart1; 

    % Make sure that drone isn't traveling back and forth
    iCustIndex = 1; 
    while iCustIndex <= length(solnIn.anPart3) && bFeasible
        if (solnIn.anPart3(iCustIndex) == solnIn.anPart4(iCustIndex) && solnIn.anPart3(iCustIndex) ~= -1)
            bFeasible = 0; 
        end

        if (solnIn.anPart3(iCustIndex) == 1 && (solnIn.anPart4(iCustIndex) == length(solnIn.anPart1)))
            bFeasible = 0; 
        end
        iCustIndex = iCustIndex + 1; 
    end

    % Make sure that the travel distance for each drone is not too far
    i = 1; 
    while i <= length(solnIn.anPart3) && bFeasible
        fDroneDistance = 0; 
        if (solnIn.anPart3(i) ~= -1)
            % Here, we will do the drone flight distance calculation the
            % way we did it in the f() function. 

            % Calculate the distance from departure to the customer
            a = aafDistances( anCustomers(solnIn.anPart3(i)) + 1, solnIn.anPart2(i) + 1); 

            % Calculate the distance from the customer to the arrival
            b = aafDistances( solnIn.anPart2(i) + 1, anCustomers(solnIn.anPart4(i)) + 1); 

            % Total Drone distance
            fDroneDistance = (a+b)/alpha;
        end

        if fDroneDistance > maxDistance
            bFeasible = 0; 
        end
        i = i+1; 
    end
end

% Heuristics
function[ WeightInfo ] = weight_init()
% The weight_init() function will initialize the weights of all the
% heuristics available to us and return a structure that keeps track of
% scores, times, weights, gammas, and segments. 

% Input
% 

% Output
%   WeightInfo          The variable WeightInfo is a data structure with
%                        the following attributes: 
%
%    WeightInfo.afScores  : pi vector which represents the heuristic scores
%    WeightInfo.anTimes   : theta vector which represents the number of
%                            times each heuristic was used 
%    WeightInfo.aafWeights: w_q,l array which represents the weight of
%                            heuristic q (col) used in segment l (row)
%    WeightInfo.fGamma    : a coefficient between 0 and 1 used to balance
%                            between the value of earlier weights and the
%                            new normalized scores
%         .nSegmentCounter: current l 

    % Variables
    %   numHeuristics      The current number of heuristics implemented in
    %                       the code; 

    % Number of heuristics
    numHeuristics = 2; 
    
    % Initialize WeightInfo
    WeightInfo.afScores = zeros(1, numHeuristics); % 2 heuristics 
    WeightInfo.anTimes = zeros(1, numHeuristics); 
    WeightInfo.aafWeights(1, :) = (1/numHeuristics) * ones(1, numHeuristics); 
    WeightInfo.fGamma = 0.2; 
    WeightInfo.nSegmentCounter = 1; 
    
end

function[ nHeuristic ] = select_heuristic( WeightInfo ) 
% The select_heuristic function will take in a WeightInfo variable with a
% structure with the attributes: scores, times, weights, gamma, and segment
% counter. It will calculate the probabilities of the heuristic being
% selected using the WeightInfo.aafWeights attribute. 

% Input
%  WeightInfo       Structure with attributes afScores, anTimes,
%                    aafWeights, fGamma, and nSegmentCounter

% Output
%  nHeuristic       Returns the index associated with the chosen heuristic.
%                    For example, 1 = 2-Opt Heuristic, 2 = 3-opt Heuristic,
%                    3 = Greedy Assignment Heuristic, etc

    % Variables
    %  afProbabilities       Vector of probabilities of each heuristic being selected
    %  fHeuristicWeightSum   The sum of the weights from
    %                           WeightInfo.nSegmentCounter
    %  anSize                The dimensions of the aafWeights attribute

    % Calculate the size
    anSize = size(WeightInfo.aafWeights);

    % Calculate vector of probabilities
    fHeuristicWeightSum = 0; 
    for i = 1 : anSize(2)
        fHeuristicWeightSum = fHeuristicWeightSum + ... 
            WeightInfo.aafWeights(WeightInfo.nSegmentCounter, i); 
    end
    
    afProbabilities = ...
        WeightInfo.aafWeights(WeightInfo.nSegmentCounter, :) / fHeuristicWeightSum; 

    % Split interval 
    afBoundaries = [0]; 

    for i = 1 : length(afProbabilities)
        afBoundaries(i+1) = afBoundaries(i) + afProbabilities(i);
    end
    
    % Randomly select one
    fRand = rand(); 

    % Map the rand # to nHeuristic
    for i = 1 : length(afBoundaries)
        if fRand >= afBoundaries(i)
            nHeuristic = i; 
        end
    end      
end

function[ solnNew ] = apply_heuristic_2_opt( solnCurr, C0, aafDistances )
% This function will implement the 2-opt heuristic which will swap two
% customers within the vector of Parts 1 and 2. The customers are selected
% randomly for the 2-Opt method. Chainging the values in Parts 1 and 2
% while keeping the values in Parts 3 and 4 unchanged may lead to an
% infeasible solution due to the flight range constraint. In the case of
% infeasibility, we use the DRONE PLANNER HEURISTIC. 

% Input
%  solnCurr       The current solution 
%  C0             The locations (coordinates) of the customers
%  aafDistances   The distances between customer node

% Output
%  solnBest   The best solution our algorithm was able to determine

    % Variables
    %  nCustA      Randomly selected customer integer
    %  nCustB      Randomly selected customer integer
    %  nCustomers  Number of customers
    %  nIndA1      Index of customer A if in part 1 (-1 if not in part 1)
    %  nIndB1      Index of customer B if in part 1 (-1 if not in part 1)
    %  nIndA2      Index of customer A if in part 2 (-1 if not in part 1)
    %  nIndB2      Index of customer B if in part 2 (-1 if not in part 1)

    % Get the number of customers
    nCustomers = length(solnCurr.anPart1) - 2; 

    for i = 1 : length(solnCurr.anPart2) 
        if solnCurr.anPart2(i) ~= -1
            nCustomers = nCustomers + 1; 
        end
    end
    
    % Get customers to be swapped
    nCustA = randi([1, nCustomers]); % Ignore the 2 zeros
    nCustB = randi([1, nCustomers]);
    
    while nCustB == nCustA
        nCustB = randi([1, nCustomers]);
    end

    % Find which slot in either part1 or part2 each of A & B are at
    % Part 1
    nIndA1 = -1; 
    nIndB1 = -1; 
    for nIndex = 1 : length(solnCurr.anPart1)
        if nCustA == solnCurr.anPart1(nIndex)
            nIndA1 = nIndex;
        end

        if nCustB == solnCurr.anPart1(nIndex) 
            nIndB1 = nIndex;
        end
    end

    % Part 2
    nIndA2 = -1; 
    nIndB2 = -1; 
    for nIndex = 1 : length(solnCurr.anPart2)
        if nCustA == solnCurr.anPart2(nIndex)
            nIndA2 = nIndex; 
        end

        if nCustB == solnCurr.anPart2(nIndex)
            nIndB2 = nIndex; 
        end
    end

    % Create solnNew and swap the two variables
    solnNew = solnCurr; 

    % customer a in part 1 and customer b in part 2
    if nIndA1 ~= -1 && nIndB2 ~= -1
        tempCust = solnNew.anPart1(nIndA1); 
        solnNew.anPart1(nIndA1) = solnNew.anPart2(nIndB2); 
        solnNew.anPart2(nIndB2) = tempCust; 

    % customer a in part 2 and customer b in part 1
    elseif nIndA2 ~= -1 && nIndB1 ~= -1
        tempCust = solnNew.anPart2(nIndA2); 
        solnNew.anPart2(nIndA2) = solnNew.anPart1(nIndB1); 
        solnNew.anPart1(nIndB1) = tempCust; 

    % customer a and b are in part 1
    elseif nIndA1 ~= -1 && nIndB1 ~= -1
        tempCust = solnNew.anPart1(nIndA1); 
        solnNew.anPart1(nIndA1) = solnNew.anPart1(nIndB1); 
        solnNew.anPart(nIndB1) = tempCust; 

    % customer a and b are in part 2
    elseif nIndA2 ~= -1 && nIndB2 ~= -1
        tempCust = solnNew.anPart2(nIndA2);
        solnNew.anPart2(nIndA2) = solnNew.anPart2(nIndB2); 
        solnNew.anParts(nIndB2) = tempCust; 
    end


   % Check the feasibility
   bFeasible = check_feasibility(solnNew, C0, aafDistances); 
   if bFeasible == 0
       solnNew = apply_heuristic_7_drone_planner(solnNew, C0, aafDistances); 

       if check_feasibility(solnNew, C0, aafDistances) == 0
           solnNew = solnCurr; 
       end
   end
end

function[ solnNew ] = apply_heuristic_7_drone_planner(solnIn, C0, aafDistances) 
% This function will apply the drone planner heuristic. 

% Input

% Output

    % Variables
    %   P_j         Nested structure that contains every (i, s) combination
    %               where i, s in V (set of all nodes in the network) &&
    %               the flight from i to j to s is in range (< L) && i and
    %               s are truck customers && i is served before s
    %  nDrones      Number of drones

    solnNew = solnIn; 
    % Count the number of drones
    if isempty(solnIn.anPart2)
        nDrones = 0; 
    else
        nDrones = 1; 
        i = 1; 
        while i < length(solnIn.anPart2) 
            if solnIn.anPart2(i) == -1 
                nDrones = nDrones + 1; 
            end
            i = i + 1; 
        end
    end

    % Create the P_j variable 
    n = length(solnIn.anPart1) - 1; 
    
    iDroneCustomer = 1; 
    for iDrone = 1 : nDrones
        while iDroneCustomer < length(solnIn.anPart2) && solnIn.anPart2(iDroneCustomer) ~= -1           
            iRow = 1; 
            P_j(iDrone).Customer(solnIn.anPart2(iDroneCustomer)).aanCust = zeros(n*(n+1)/2, 2); % the number of possible permutations
            for iLeaving = 1 : length(solnIn.anPart1)
                for sReturning = iLeaving + 1 : length(solnIn.anPart1)
                    P_j(iDrone).Customer(solnIn.anPart2(iDroneCustomer)).aanCust(iRow, :) = ...
                        [solnIn.anPart1(iLeaving), solnIn.anPart1(sReturning)];
                    iRow = iRow + 1; 
                end
                
            end
            iDroneCustomer = iDroneCustomer + 1; 
        end
        iDroneCustomer = iDroneCustomer + 1; 
    end
end
